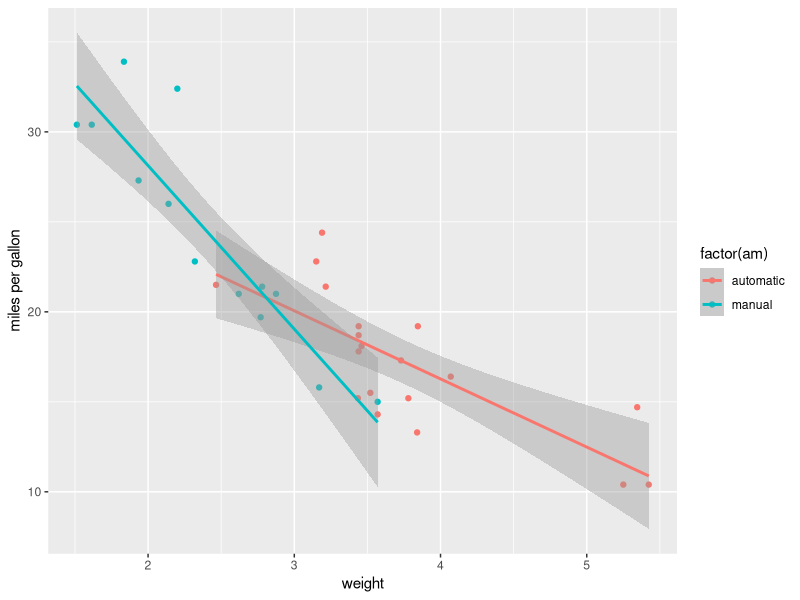
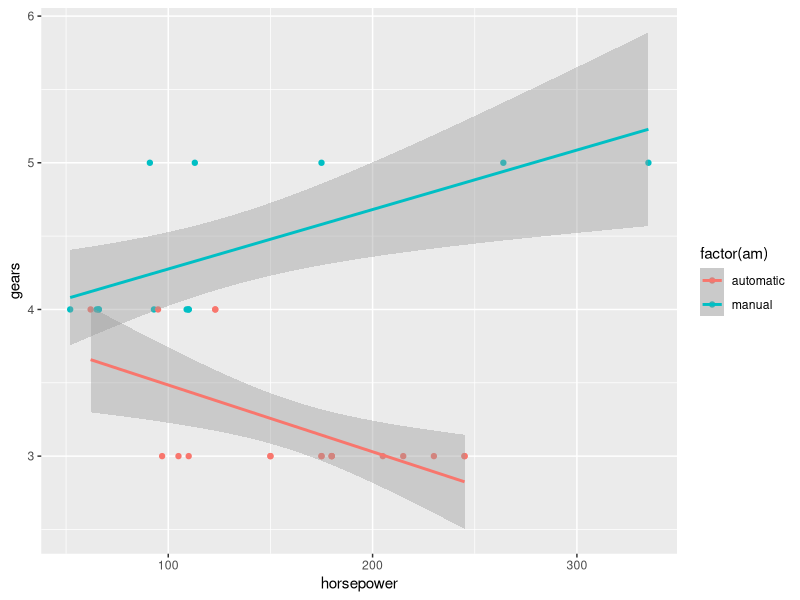

Generate these figures, in order, with R:
## ---- chunk 1
library(ggplot2)
data(mtcars); mtcars$am <- factor(mtcars$am)
levels(mtcars$am)[levels(mtcars$am)=="0"] <- "automatic";
levels(mtcars$am)[levels(mtcars$am)=="1"] <- "manual"
p1 <- ggplot(mtcars, aes(wt, mpg, color=factor(am)))

p1 + geom_point() + geom_smooth(method='lm') + xlab("weight") + ylab("miles per gallon")
## ---- chunk 2
library(ggplot2)
data(mtcars); mtcars$am <- factor(mtcars$am)
levels(mtcars$am)[levels(mtcars$am)=="0"] <- "automatic";
levels(mtcars$am)[levels(mtcars$am)=="1"] <- "manual"
p1 <- ggplot(mtcars, aes(hp, gear, color=factor(am)))

p1 + geom_point() + geom_smooth(method='lm') + xlab("horsepower") + ylab("gears")
